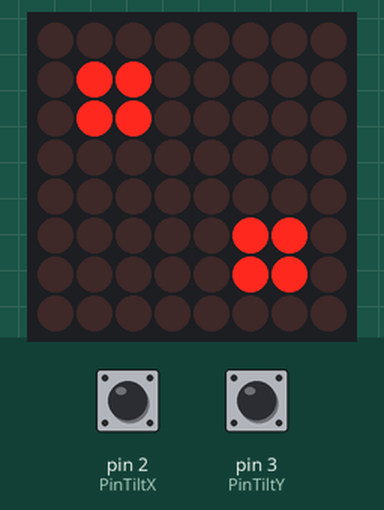
Simulated run of this sketch. Board: Arduino Uno, built with avr-gcc and run on an emulated ATmega328P. Parts: 8×8 LED matrix. The inputs (shaded band) are chosen by the test bench; at power-on: pin 2 (PinTiltX) HIGH, pin 3 (PinTiltY) HIGH. Random numbers use the default seed unless the sketch sets one.

Above: at 3.4 s.
3.5 s: pin 2 (PinTiltX) pulsed LOW 5 times (0.12 s each, 0.3 s apart)
At 4.66 s:
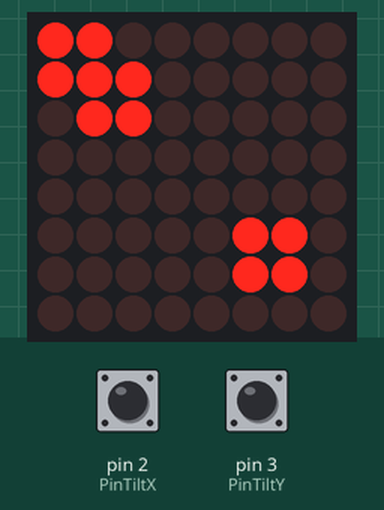
6.5 s: pin 2 (PinTiltX) driven LOW
At 7.06 s:
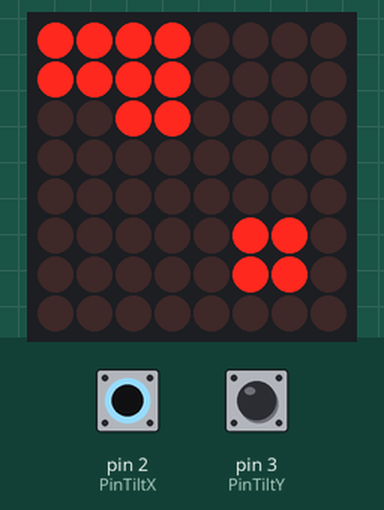
8.2 s: pin 3 (PinTiltY) driven LOW
At 9.66 s:
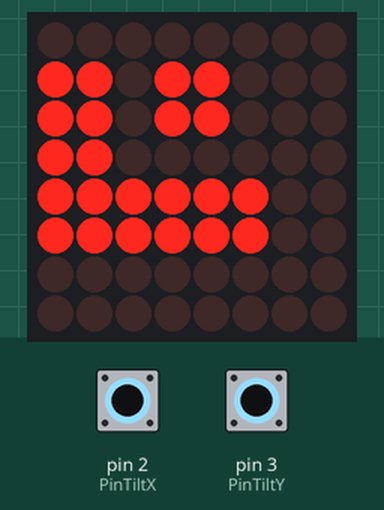
9.9 s: pin 2 (PinTiltX) driven HIGH
12.9 s: pin 3 (PinTiltY) pulsed HIGH 5 times (0.12 s each, 0.3 s apart)
At 15.55 s:
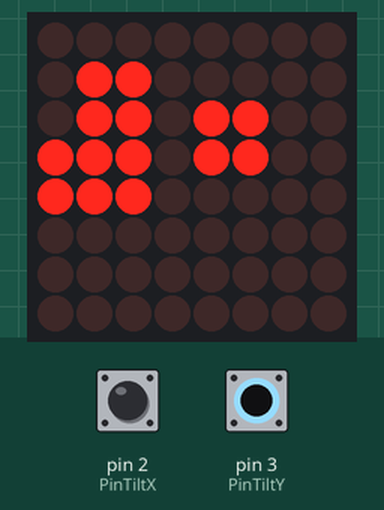
15.9 s: pin 3 (PinTiltY) driven HIGH
At 17.41 s:
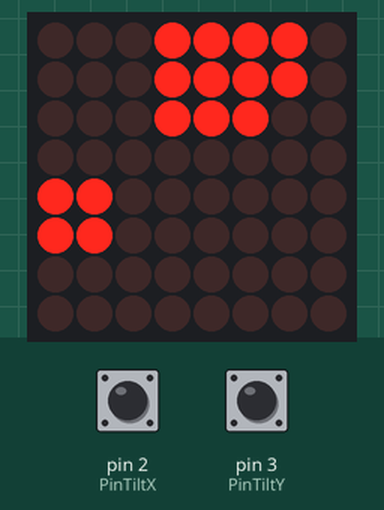

Measured:
- after the input at 3.5 s, the display: changes after 1.1 s (image 1)
- after the input at 12.9 s, the display: first changes after 0.84 s (image 4 shows a later state)

The sketch:

glitch1.ino
```cpp
// (licence header left out)
//Include lib for the 8x8 LED matrix
#include "LedControl.h"

//initialize pins for tiltsensors
int PinTiltX = 2; //Pin for Tiltsensor 1
int PinTiltY = 3; //Pin for Tiltsensor 2

//Pins of the LED matrix
int PinCLK = 7;
int PinCS = 6;
int PinDIN = 5;

LedControl lc = LedControl(PinDIN, PinCLK, PinCS, 1);

//Coordinates of the Dice points in the LED matrix
//-1 is off the dice
//[8][6][2] is  a list of 8 lists that each contain 6 lists of 2 elements each.
int DicePic[8][6][2] =
{
  { //Startposition:
    {9,9}, //1
    {9,8}, //2
    {9,7}, //3
    {9,6}, //4
    {9,5}, //5
    {9,4} //6
  },
  { //1:
    {4,4}, //1
    {-1,-1}, //2
    {-1,-1}, //3
    {-1,-1}, //4
    {-1,-1}, //5
    {-1,-1}  //6
  },
  { //2:
    {2,2}, //1
    {6,6}, //2
    {-1,-1}, //3
    {-1,-1}, //4
    {-1,-1}, //5
    {-1,-1}  //6
  },
  { //3:
    {2,6}, //1
    {6,2}, //2
    {4,4}, //3
    {-1,-1}, //4
    {-1,-1}, //5
    {-1,-1}  //6
  },
  { //4:
    {2,2}, //1
    {2,6}, //2
    {6,2}, //3
    {6,6}, //4
    {-1,-1}, //5
    {-1,-1}  //6
  },
  { //5:
    {2,2}, //1
    {2,6}, //2
    {6,2}, //3
    {6,6}, //4
    {4,4}, //5
    {-1,-1}  //6
  },
  { //6:
    {2,1}, //1
    {2,4}, //2
    {2,7}, //3
    {6,1}, //4
    {6,4}, //5
    {6,7}  //6
  },
  { //Start; initializing everything off the matrix
    {-1,-1}, //1
    {-1,-1}, //2
    {-1,-1}, //3
    {-1,-1}, //4
    {-1,-1}, //5
    {-1,-1}  //6
  }
  };

//Variables of the dice: position, direction, speed for X and Y
float DiceXpos[6];
float DiceXdir[6];
volatile byte DiceXspeed[6];
float DiceYpos[6];
float DiceYdir[6];
volatile byte DiceYspeed[6];

int DiceValue;
unsigned long timestamp;
byte Mode;
int volatile shakes;
int ShakesPerSecond;
int step;

void InterruptChecks() {
  //Count Shakes
  shakes=shakes+1;
  //Serial.println(millis());
  timestamp=millis();
}

void SetSpeedX() {
  if (Mode==0) {
    //Speed-up dice in X
    for (int i = 0; i < 6; i++) {
      if (DiceXspeed[i]<255) {DiceXspeed[i]=DiceXspeed[i]+5;}
    }
  }
  InterruptChecks();
}

void SetSpeedY() {
  if (Mode==0) {
    //Speed-up dice in Y
    for (int i = 0; i < 6; i++) {
      if (DiceYspeed[i]<255) {DiceYspeed[i]=DiceYspeed[i]+5;}
    }
  }
  InterruptChecks();
}

void ShowLed(int x, int y, bool onoff) {
//show only, when x/y in matrix
  if ((x<8) and (y<8) and (x>=0) and (y>=0)) {
    lc.setLed(0, x, y, onoff);
  }
}

void ShowDot(int x, int y, bool onoff) {
//Show or hide dice point
  ShowLed(x-1, y-1, onoff);
  ShowLed(x, y-1, onoff);
  ShowLed(x-1, y, onoff);
  ShowLed(x, y, onoff);
}

void ShowDicePic(int value) {
//Show dice

  boolean done;
  //move all points from current position to destination of DiceValue
  for (int i = 0; i < 6; i++) {
    DiceXspeed[i]=100;
    DiceYspeed[i]=100;

    //Calc x values
    DiceXdir[i]=0;
    if (int(DiceXpos[i])>DicePic[value][i][0]) {DiceXdir[i]=-1;}
    else if (int(DiceXpos[i])<DicePic[value][i][0]) {DiceXdir[i]=1;}

    DiceYdir[i]=0;
    if (int(DiceYpos[i])>DicePic[value][i][1]) {DiceYdir[i]=-1;}
    else if (int(DiceYpos[i])<DicePic[value][i][1]) {DiceYdir[i]=1;}
  }

  //Serial.println(value);
  //Serial.println("Start moving");
  do {
    //Serial.println("Bewegung // Moving");
    for (int i = 0; i < 6; i++) {
      if (int(DiceXpos[i])!=DicePic[value][i][0]) {
        DoStep(DiceXpos[i],DiceXdir[i],DiceXspeed[i],false);
      }
      if (int(DiceYpos[i])!=DicePic[value][i][1]) {
        DoStep(DiceYpos[i],DiceYdir[i],DiceYspeed[i],false);
      }
    }

    lc.clearDisplay(0);
    for (int i = 0; i < 6; i++) {
      ShowDot(int(DiceXpos[i]), int(DiceYpos[i]), true);
    }

    delay(50);

    //Dice points are on destition position
    done=true;
    for (int i = 0; i < 6; i++) {
      if (int(DiceXpos[i])!=DicePic[value][i][0]) {done=false;}
      if (int(DiceYpos[i])!=DicePic[value][i][1]) {done=false;}
    }

  } while (done==false);
  //Serial.println("End moving");

  lc.clearDisplay(0);
  for (int i = 0; i < 6; i++) {
    ShowDot(DicePic[value][i][0],DicePic[value][i][1], true);
  }
}


void DoStep(float &pos, float &dir, volatile byte &sp, bool check) {
  pos=pos+float(sp)/255*dir;

  if (check==true) {
    if (pos>7) {
        pos=7;
        dir=dir*(-1);
        }
    if (pos<1) {
        pos=1;
        dir=dir*(-1);
      }

  }
  // Velocity decreases every step
    if (sp>0) {sp=sp-1;}
}

void MoveDots() {
  //move dice points one step further
  for (int i = 0; i < 6; i++) {
    //calc new coordinates
    DoStep(DiceXpos[i],DiceXdir[i],DiceXspeed[i],true);
    DoStep(DiceYpos[i],DiceYdir[i],DiceYspeed[i],true);
  }

    //show dice points
    lc.clearDisplay(0);
    for (int i = 0; i < 6; i++) {
      ShowDot(int(DiceXpos[i]), int(DiceYpos[i]), true);
    }
}


void setup() {
  //The MAX7219 is in power-saving mode on startup,
  //we have to do a wakeup call
  lc.shutdown(0, false);
  //Set the brightness to a medium values
  lc.setIntensity(0, 8);
  //and clear the display
  lc.clearDisplay(0);

  //set 2 digital output pins to be 5V pins
  digitalWrite(8, HIGH);
  digitalWrite(9, HIGH);
  //set 1 digital output pin to be ground pin
  digitalWrite(10, LOW);

  randomSeed(analogRead(0)); //initialize an unused pin for random number generation
  DiceValue=0;

  for (int i = 0; i < 6; i++) {
    DiceXpos[i]=DicePic[7][i][0];
    DiceYpos[i]=DicePic[7][i][1];

    DiceXdir[i]=random(3)-1;
    DiceYdir[i]=random(3)-1;
    DiceXspeed[i]=random(126)+120;
    DiceYspeed[i]=random(126)+120;
    }

  //Setup the pins
  pinMode(PinTiltX, INPUT_PULLUP);
  pinMode(PinTiltY, INPUT_PULLUP);
  attachInterrupt(digitalPinToInterrupt(PinTiltX),SetSpeedX,CHANGE);
  attachInterrupt(digitalPinToInterrupt(PinTiltY),SetSpeedY,CHANGE);

  lc.clearDisplay(0);

  timestamp=millis();
  Mode=1;

  ShowDicePic(6);
  delay(1000);

  lc.clearDisplay(0);
  Mode=0;
  Serial.begin(9600);
  step=0;
  shakes=0;
}

void loop() {
  delay(50);
  step=step+1;
  if (step>20) {
    //1 sec is over because 20 iterations *50ms
    step=0;
    ShakesPerSecond=shakes;
    shakes=0;
  }

  if (Mode==0) {
    MoveDots();
    if (millis()-timestamp>2000) {
      //there is no shaking since 2 sec
      Mode=1;
      DiceValue=random(1,7);
      ShowDicePic(DiceValue);
    }
  }

  if (ShakesPerSecond>5) {
    //shaking again
    Mode=0;
  }

}
```
